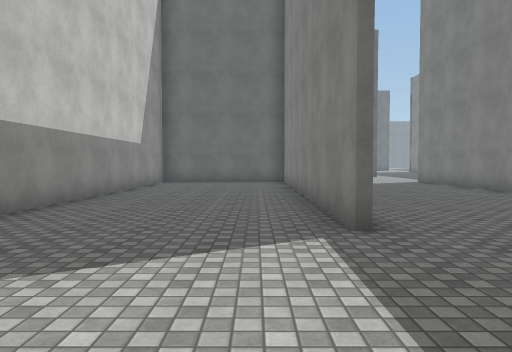
View 1 (above)

24 first-person views from a walk through a 3-D level made in the Unity game engine. The camera is 1.4 m above the floor, tilts 2° down and sees 70° across. The floor is counted in squares, 2 m on a side. Each view is taken from the middle of a square. On the plan, view 1 faces up. The plan holds only what a view shows up to about 11 squares ahead; the rest is blank. The place goes on beyond the plan. Surface patterns are stand-ins for the level's own textures.

View 2
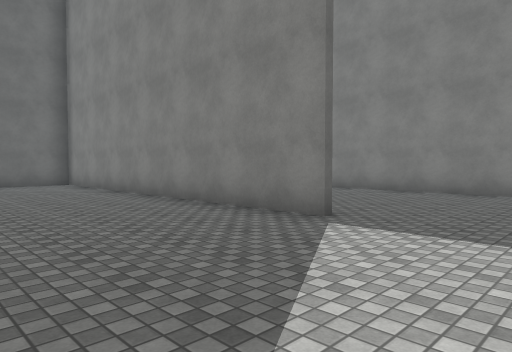

View 3
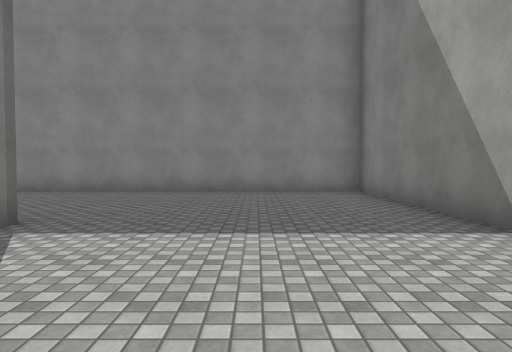

View 4
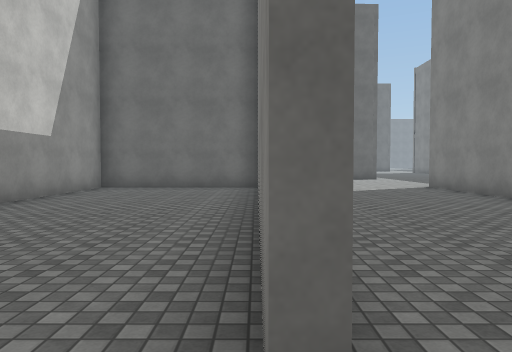

View 5
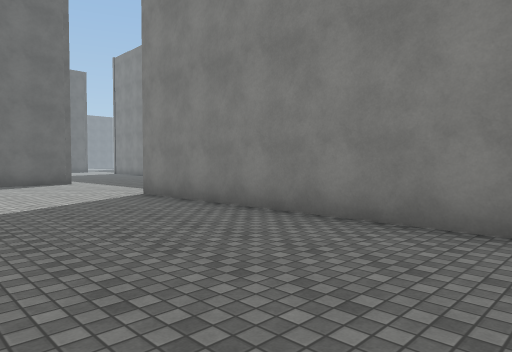

View 6
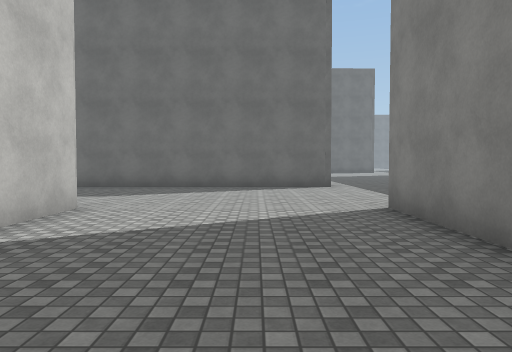

View 7
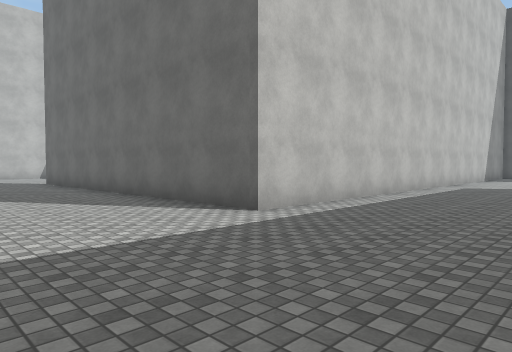

View 8
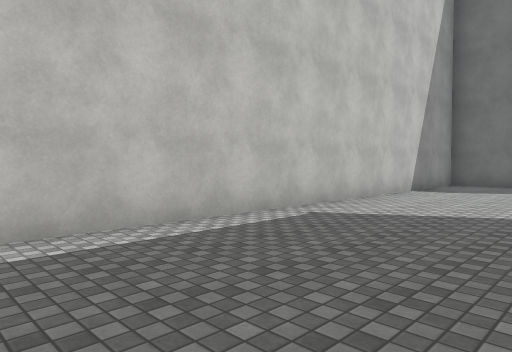

View 9
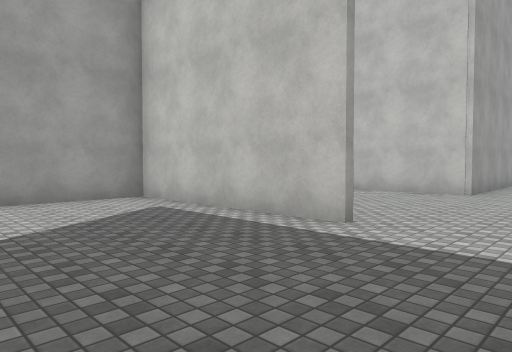

View 10
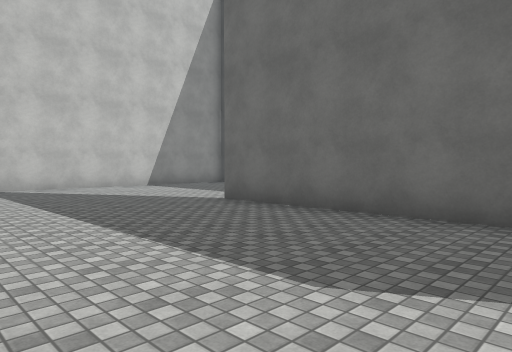

View 11
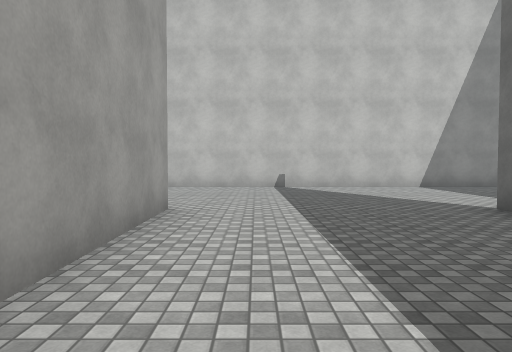

View 12
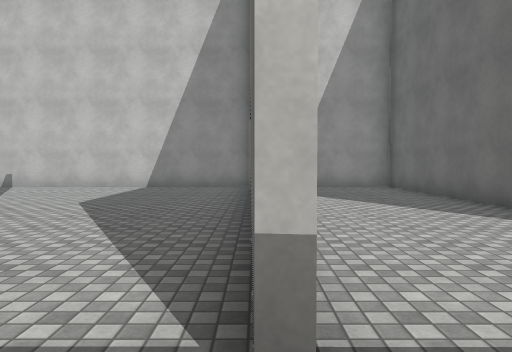

View 13
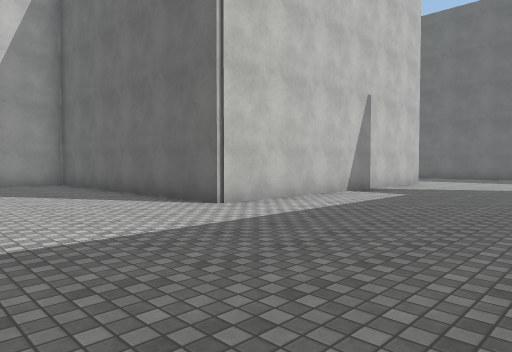

View 14
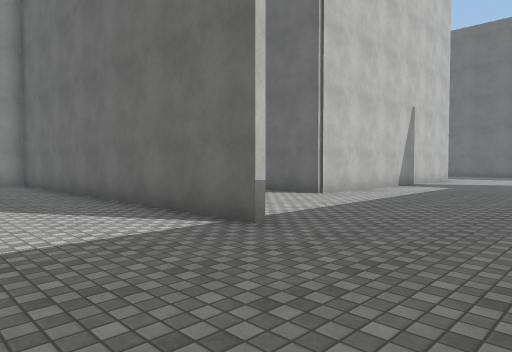

View 15
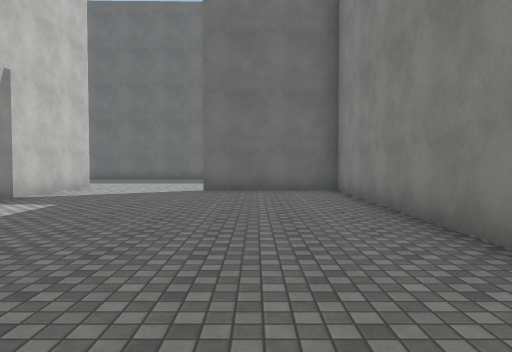

View 16
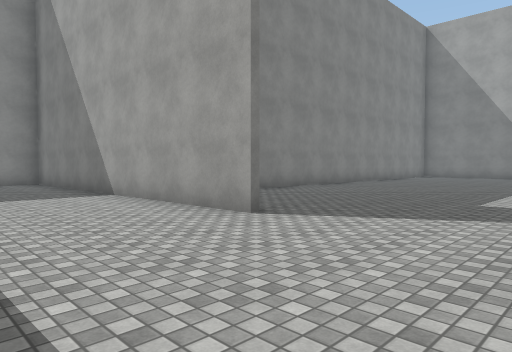

View 17
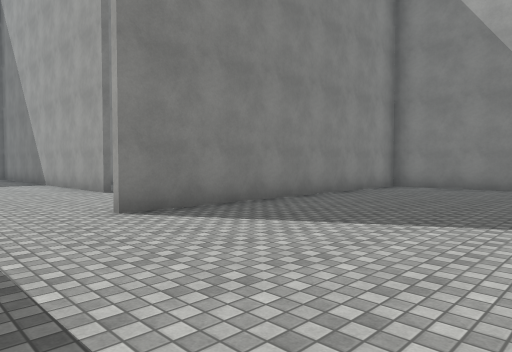

View 18
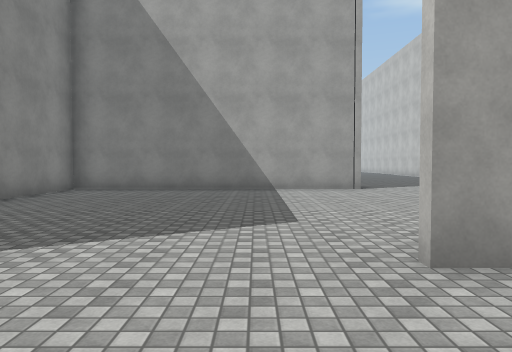

View 19
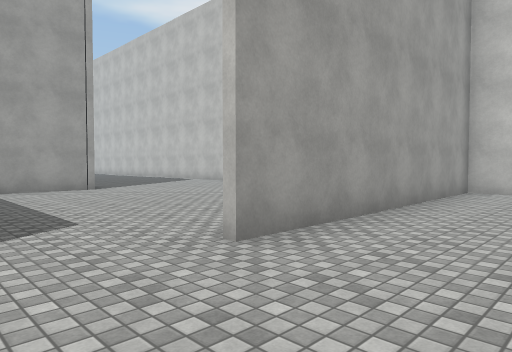

View 20
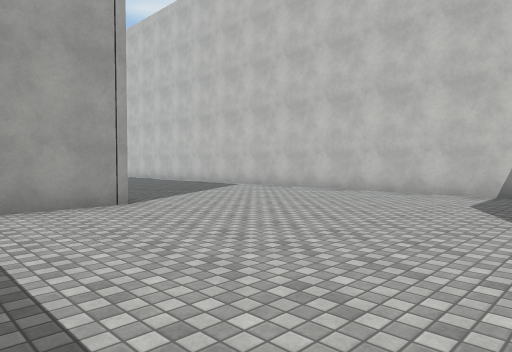

View 21
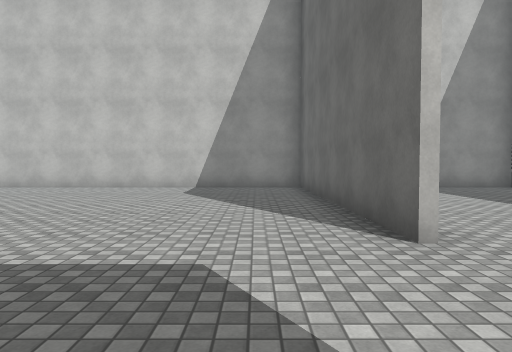

View 22
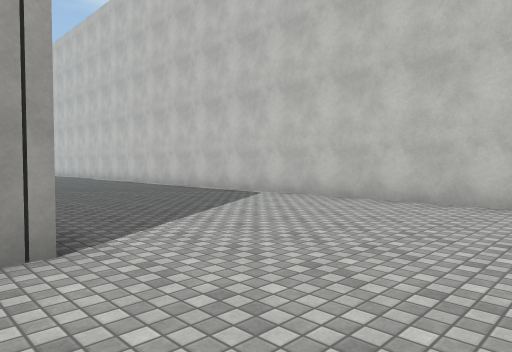

View 23
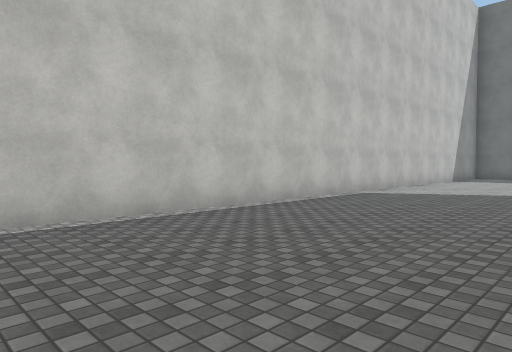

View 24
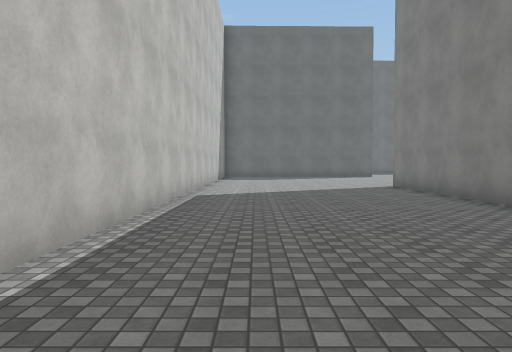

### Floor plan
Points are (right, up) in squares from view 1. A wall is a line through its corners. A room is listed if a view was taken in it or the views show most of it. See-through windows are left out.
Room 1 (views 1, 2, 3, 4, 5, 6, 7, 8, 9, 10, 11, 12, 13, 14, 15, 16, 17, 18, 19, 20, 21, 22, 23, 24)
walls: (-3.7, 13.7) (1.1, 13.7) (1.2, 10.9); (1.1, 13.6) (-3.4, 13.5) (-3.5, 4.8); (6.2, 13.8) (6.2, 8.9) (8.8, 8.9); (1, 3.7) (1.1, 12.6); (1, 23) (-8.7, 22.8) (-8.7, 12.4); (-8.9, 21.9) (-8.8, 27.1) (-1.1, 27.2) (-1.1, 35.8); (0.7, -1.7) (6, -1.6) (6.1, 13.8); (6.1, 27.8) (6.1, 34.3) (2.6, 34.3); (2.6, 34.4) (10.6, 34.6); (-7.2, 34.4) (-14.5, 34.3); (6.3, 33.8) (6.2, 18.8) (-3.6, 18.7); (-0.9, 35.8) (-0.9, 27) (-8.7, 26.9) (-8.7, 24.7); (7.8, 34.4) (6.7, 34.3); (-14.7, 34.5) (-7.2, 34.6); (-14.6, 35.4) (-14.6, 16.7)

Where each view was taken, in squares from view 1:
view 1: 0 up, 0 right, facing up
view 2: 1 up, 3 left, facing up-right
view 3: 1 up, 3 left, facing right
view 4: 3 up, 1 right, facing up
view 5: 6 up, 2 right, facing up-right
view 6: 8 up, 4 right, facing up
view 7: 15 up, 10 right, facing up-left
view 8: 22 up, 10 right, facing up-left
view 9: 16 up, 10 right, facing down-left
view 10: 14 up, 2 right, facing up-left
view 11: 15 up, 2 right, facing left
view 12: 23 up, 2 right, facing left
view 13: 23 up, 4 right, facing up-left
view 14: 20 up, 4 right, facing up-left
view 15: 25 up, 4 right, facing up
view 16: 38 up, 1 left, facing down-right
view 17: 38 up, 6 left, facing down-right
view 18: 37 up, 6 left, facing down
view 19: 37 up, 5 left, facing down-left
view 20: 33 up, 6 left, facing down-left
view 21: 33 up, 4 left, facing left
view 22: 30 up, 8 left, facing down-left
view 23: 16 up, 10 left, facing up-left
view 24: 16 up, 13 left, facing up
